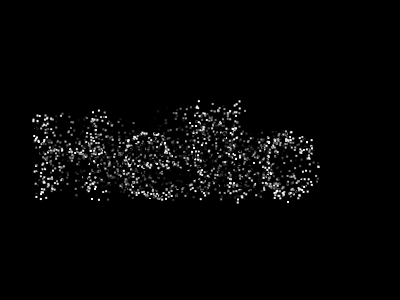
Frame 1 (no input)
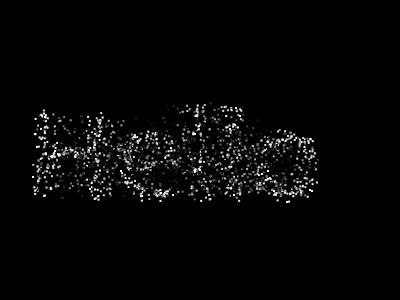
Frame 60 (the mouse pressed at the canvas centre just before this capture)
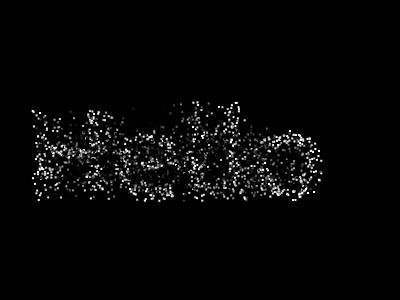
Frame 120 (the mouse held since frame 60 and released just before this capture)

The Processing sketch that drew these frames (run headless with seeded random() and noise(); from frame 60 on, the mouse is pressed at the canvas centre):

// Processing sketch: processing_65572
// ── processing_65572.pde

ArrayList<Particle> particles = new ArrayList<Particle>();
ArrayList<Point> points = new ArrayList<Point>();

int NUM = 3000;
float SPEED = 0.01;

int maxPoints = 0;

void setup(){
  size(400,300);
  background(0);
  textSize(140);
  text("Hello",20,200);
  
  for(int i=0;i<width; i++){
    for(int j=0;j<height;j++){
      if(brightness(get(i,j)) > 1){
        points.add(new Point(i,j));
      }
    }
  }
  
  maxPoints = points.size();
  
  for(int i=0; i<NUM; i++){
    particles.add(new Particle());
  }
  
  background(0);
}

void draw(){
  background(0);
  fill(255);
  noStroke();
  
  for(Particle p : particles){
    p.update();
  }
  
  for(Particle p : particles){
    p.draw();
  }
}

class Particle {
  Point start;
  Point end;
  float rate = 1;
  float speed;
  
  Particle(){
    start = points.get(int(random(maxPoints)));
    end = points.get(int(random(maxPoints)));
    rate = random(1);
    speed = random(SPEED) + 0.001;
  }
  
  void update(){
    if(rate>=1){
      start = end;
      end = points.get(int(random(maxPoints)));
      rate = 0;
    }else{
      rate += speed;
    }
  }
  
  void draw(){
    float br = brightness();
    fill( br*br*br*255 );
    rect( start.x*(1-rate) + end.x*(rate),
          start.y*(1-rate) + end.y*(rate), 2, 2);
  }
  
  float brightness(){
    return (cos(rate*TWO_PI)+1)*0.5;
  }
  
}

class Point {
  Point(float x, float y){
    this.x = x;
    this.y = y;
  }
  
  float x;
  float y;
}
